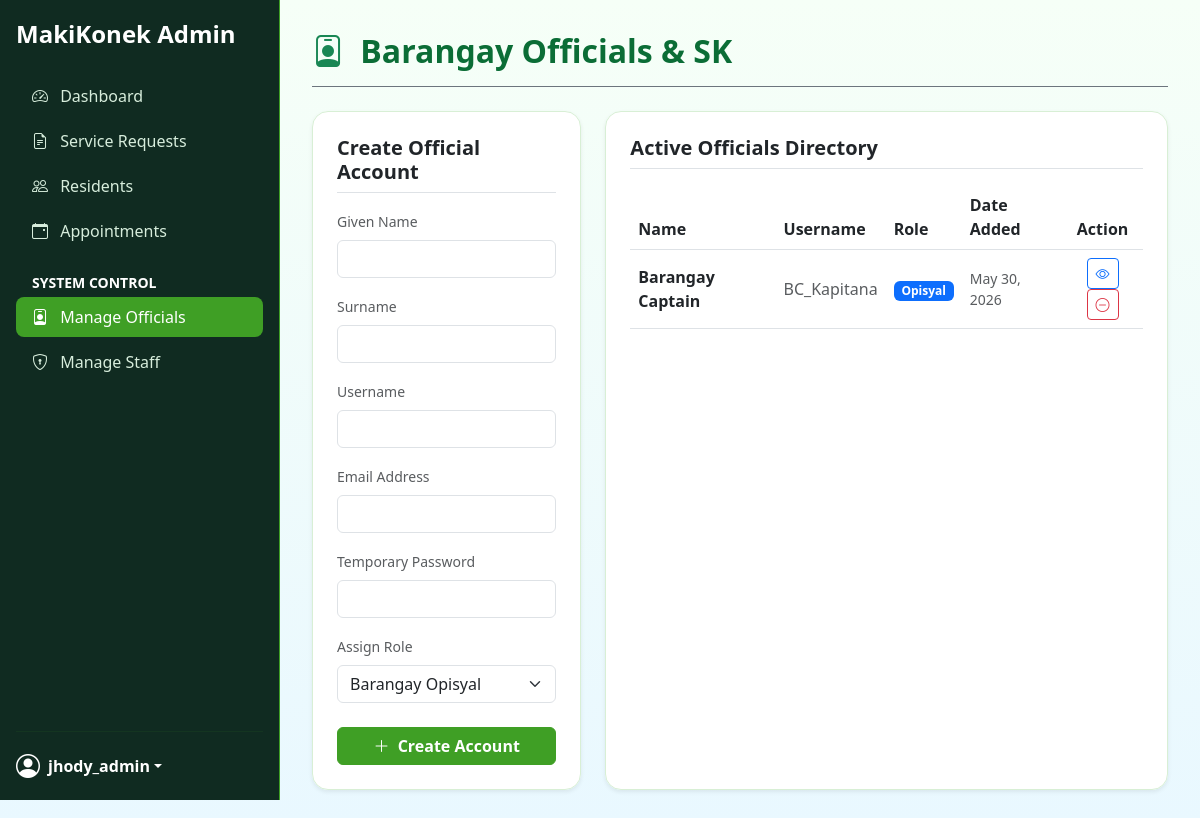
Page /Web_App/admin/manage_officials.php (signed in) on the committed database.
### tables this page shows
CREATE TABLE `user_profiles` (
  `profile_id` int(11) NOT NULL,
  `user_id` int(11) NOT NULL,
  `first_name` varchar(100) NOT NULL,
  `last_name` varchar(100) NOT NULL,
  `middle_name` varchar(100) DEFAULT NULL,
  `suffix` varchar(20) DEFAULT NULL,
  `avatar_path` varchar(255) DEFAULT NULL,
  `sex` varchar(20) DEFAULT NULL,
  `civil_status` varchar(50) DEFAULT NULL,
  `birth_date` date DEFAULT NULL,
  `birth_place` varchar(150) DEFAULT NULL,
  `religion` varchar(100) DEFAULT NULL,
  `nationality` varchar(100) DEFAULT NULL,
  `mobile_number` varchar(20) DEFAULT NULL,
  `house_no` varchar(50) DEFAULT NULL,
  `street` varchar(100) DEFAULT NULL,
  `purok_no` varchar(50) DEFAULT NULL,
  `subdivision` varchar(100) DEFAULT NULL,
  `emergency_name` varchar(100) DEFAULT NULL,
  `emergency_relationship` varchar(50) DEFAULT NULL,
  `emergency_contact` varchar(20) DEFAULT NULL,
  `emergency_address` varchar(255) DEFAULT NULL,
  `national_id` varchar(50) DEFAULT NULL,
  `philhealth_no` varchar(50) DEFAULT NULL,
  `voters_id` varchar(50) DEFAULT NULL,
  `sss_no` varchar(50) DEFAULT NULL,
  `tin_no` varchar(50) DEFAULT NULL,
  `pagibig_no` varchar(50) DEFAULT NULL,
  `years_residency` int(11) DEFAULT NULL,
  `employed_status` varchar(50) DEFAULT NULL,
  `date_registration` date DEFAULT NULL,
  `updated_at` timestamp NOT NULL DEFAULT current_timestamp() ON UPDATE current_timestamp()
);

CREATE TABLE `users` (
  `user_id` int(11) NOT NULL,
  `username` varchar(50) NOT NULL,
  `email` varchar(100) NOT NULL,
  `password_hash` varchar(255) NOT NULL,
  `role` varchar(20) DEFAULT 'Residente',
  `created_at` timestamp NOT NULL DEFAULT current_timestamp()
);

### Web_App/admin/manage_officials.php (the view, shortened to what this page needs)
<?php
require_once __DIR__ . '/../includes/db_connect.php';
$fetch_query = "
    SELECT u.user_id, u.username, u.email, u.role, u.created_at, p.first_name, p.last_name
    FROM users u
    INNER JOIN user_profiles p ON u.user_id = p.user_id
    WHERE u.role IN ('SK', 'Opisyal')
    ORDER BY u.role ASC, u.created_at DESC
";
$officials_result = mysqli_query($conn, $fetch_query);
?>
<!DOCTYPE html>
<html lang="en" data-bs-theme="light">
<head>
    <link href="https://cdn.jsdelivr.net/npm/bootstrap@5.3.0/dist/css/bootstrap.min.css" rel="stylesheet">
    <link rel="stylesheet" href="https://cdn.jsdelivr.net/npm/bootstrap-icons@1.10.5/font/bootstrap-icons.css">
</head>
<body>
    <?php include __DIR__ . '/partials/admin_sidebar.php'; ?>
    <main class="main-content">
        <div class="d-flex justify-content-between align-items-center mb-4 pb-2 border-bottom border-secondary">
            <h2 class="fw-bold page-title"><i class="bi bi-person-badge text-success me-2"></i> Barangay Officials & SK</h2>
        </div>
        <div class="row g-4">
            <div class="col-lg-4">
                <div class="custom-card p-4 shadow-sm h-100">
                    <h5 class="fw-bold border-bottom pb-2 mb-3">Create Official Account</h5>
                    <form action="manage_officials.php" method="POST">
                        <div class="mb-3"><label class="form-label text-muted small">Given Name</label><input type="text" name="first_name" class="form-control" required></div>
                        <div class="mb-3"><label class="form-label text-muted small">Surname</label><input type="text" name="last_name" class="form-control" required></div>
                        <div class="mb-3"><label class="form-label text-muted small">Username</label><input type="text" name="username" class="form-control" required></div>
                        <div class="mb-3"><label class="form-label text-muted small">Email Address</label><input type="email" name="email" class="form-control" required></div>
                        <div class="mb-3"><label class="form-label text-muted small">Temporary Password</label><input type="password" name="password" class="form-control" required></div>
                        <div class="mb-4">
                            <label class="form-label text-muted small">Assign Role</label>
                            <select name="official_role" class="form-select" required>
                                <option value="Opisyal">Barangay Opisyal</option>
                            </select>
                        </div>
                        <button type="submit" name="create_official" class="btn btn-create w-100 fw-bold"><i class="bi bi-plus-lg me-1"></i> Create Account</button>
                    </form>
                </div>
            </div>
            <div class="col-lg-8">
                <div class="custom-card p-4 shadow-sm h-100">
                    <h5 class="fw-bold border-bottom pb-2 mb-3">Active Officials Directory</h5>
                    <div class="table-responsive">
                        <table class="table table-hover align-middle">
                            <thead>
                                <tr><th>Name</th><th>Username</th><th>Role</th><th>Date Added</th><th class="text-center">Action</th></tr>
                            </thead>
                            <tbody>
                                <?php if (mysqli_num_rows($officials_result) > 0): ?>
                                    <?php while ($row = mysqli_fetch_assoc($officials_result)): ?>
                                        <tr>
                                            <td class="fw-bold"><?php echo htmlspecialchars($row['first_name'] . ' ' . $row['last_name']); ?></td>
                                            <td class="text-muted"><?php echo htmlspecialchars($row['username']); ?></td>
                                            <td><span class="badge <?php echo $row['role'] === 'Opisyal' ? 'badge-opisyal' : 'badge-sk'; ?>"><?php echo htmlspecialchars($row['role']); ?></span></td>
                                            <td class="small text-muted"><?php echo date("M d, Y", strtotime($row['created_at'])); ?></td>
                                            <td class="text-center">
                                                <button class="btn btn-sm btn-outline-primary" title="View Profile"><i class="bi bi-eye"></i></button>
                                                <button class="btn btn-sm btn-outline-danger" title="Revoke Access"><i class="bi bi-dash-circle"></i></button>
                                            </td>
                                        </tr>
                                    <?php endwhile; ?>
                                <?php else: ?>
                                    <tr><td colspan="5" class="text-center py-4 text-muted">No official accounts have been created yet.</td></tr>
                                <?php endif; ?>
                            </tbody>
                        </table>
                    </div>
                </div>
            </div>
        </div>
    </main>
</body>
</html>

### Web_App/admin/manage_officials.php (style rules this page uses)
body { background: linear-gradient(180deg, #f6fff7 0%, #e9f8ff 100%); }
.main-content { margin-left: 280px; min-height: 100vh; padding: 2rem; }
.custom-card { background-color: rgba(255, 255, 255, 0.98); border: 1px solid #d8efd5; border-radius: 16px; }
.page-title { color: #0b6d36; }
.btn-create { background-color: #3f9f25; border-color: #3f9f25; color: white; }
.table thead { background-color: #e6f6e7; }
.badge-opisyal { background-color: #0d6efd; }

### rows in the picture
user_profiles: first_name+last_name "Barangay Captain", user.username "BC_Kapitana", user.role "Opisyal", user.created_at "May 30, 2026"

### other values in the picture
$admin_username "jhody_admin"
